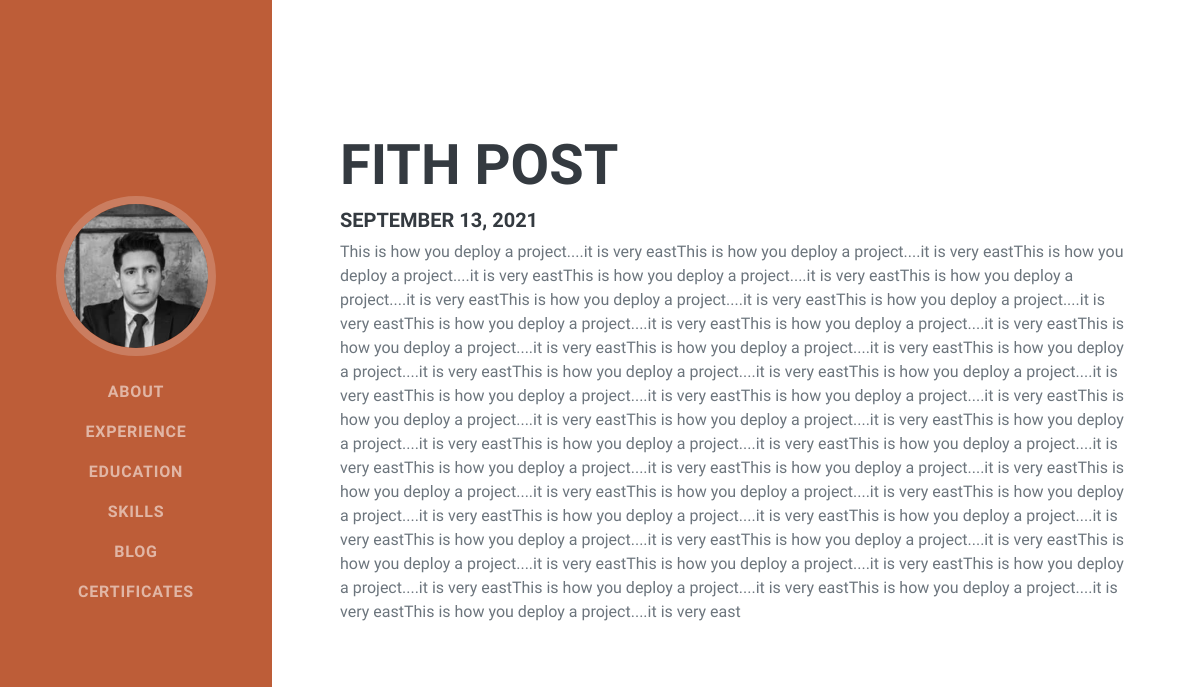
Page /blog/post/13 on the committed database.
### personal/models.py (models this page shows)
class Photo(models.Model):
  img = models.ImageField(upload_to='pics/')

class Post(models.Model):
  title = models.CharField(max_length=100)
  body = models.CharField(max_length=1000000)
  created_at = models.DateTimeField(default=datetime.now, blank=True)

### personal/views.py (the view)
# urls.py: path('blog/post/<str:pk>', views.post, name='post')
def post(request, pk):
  photos = Photo.objects.all()
  posts = Post.objects.get(id=pk)
  return render(request, 'post.html', {'photos': photos, 'posts': posts})

### personal/templates/post.html
{% extends 'base.html' %}
{% load static %}
{% block content %}
<section class="resume-section" id="experience">
  <div class="resume-section-content">
    <div class="d-flex flex-column flex-md-row justify-content-between mb-5" style="background-color: white; padding: 20px; margin-top: 20px;">
      <div class="flex-grow-1">
        <h2>{{posts.title}}</h2>
        <h5>{{posts.created_at | date:'F j, Y'}}</h5>
        <p>{{posts.body}}</p>
      </div>
    </div>
  </div>
</section>
{% endblock %}

### personal/templates/base.html (shortened to what this page needs)
{% load static %}
<!DOCTYPE html>
<html lang="en">
    <head>
        <link href="{% static 'css/styles.css' %}" rel="stylesheet" />
    </head>
    <body id="page-top">
        <nav class="navbar navbar-expand-lg navbar-dark bg-primary fixed-top" id="sideNav">
            <a class="navbar-brand js-scroll-trigger" href="#page-top">
                <span class="d-none d-lg-block">
                    {% for photo in photos %}
                    <img class="img-fluid img-profile rounded-circle mx-auto mb-2" src="{{photo.img.url}}" alt="..." />
                    {% endfor %}
                </span>
            </a>
            <div class="collapse navbar-collapse" id="navbarResponsive">
                <ul class="navbar-nav">
                    <li class="nav-item"><a class="nav-link js-scroll-trigger" href="/#about">About</a></li>
                    <li class="nav-item"><a class="nav-link js-scroll-trigger" href="/#experience">Experience</a></li>
                    <li class="nav-item"><a class="nav-link js-scroll-trigger" href="/#education">Education</a></li>
                    <li class="nav-item"><a class="nav-link js-scroll-trigger" href="/#skills">Skills</a></li>
                    <li class="nav-item"><a class="nav-link js-scroll-trigger" href="/blog">Blog</a></li>
                    <li class="nav-item"><a class="nav-link js-scroll-trigger" href="/#certificates">Certificates</a></li>
                </ul>
            </div>
        </nav>
{% block content %}
{% endblock %}
    </body>
</html>

### rows in the picture
Photo: img (picture)
Post: title "FITH POST", created_at "SEPTEMBER 13, 2021", body "This is how you deploy a project....it is very eastThis is how you deploy a project....it is very eastThis is how you deploy a project....it is very eastThis is how you deploy a project....it is very eastThis is how you deploy a project....it is very eastThis is how you deploy a project....it is very eastThis is how you deploy a project....it is very eastThis is how you deploy a project....it is very eastThis is how you deploy a project....it is very eastThis is how you deploy a project....it is very eastThis is how you deploy a project....it is very eastThis is how you deploy a project....it is very eastThis is how you deploy a project....it is very eastThis is how you deploy a…"
